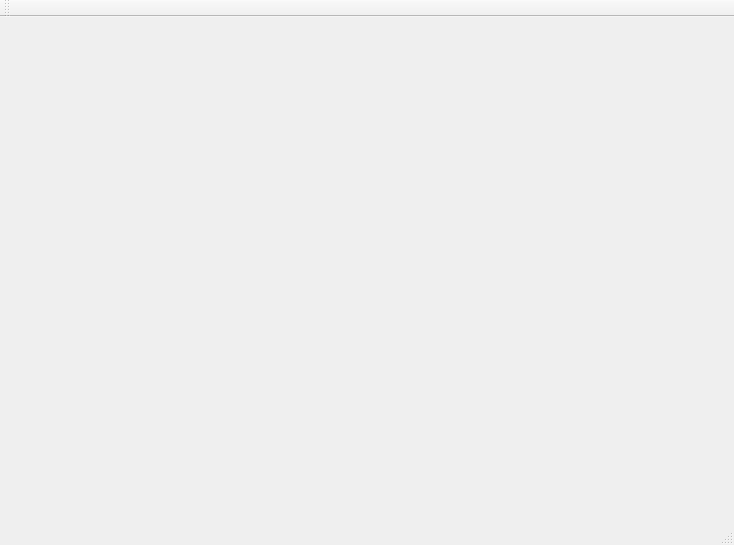
<?xml version="1.0" encoding="UTF-8"?>
<ui version="4.0">
 <class>MainWindow</class>
 <widget class="QMainWindow" name="MainWindow">
  <property name="geometry">
   <rect>
    <x>0</x>
    <y>0</y>
    <width>734</width>
    <height>545</height>
   </rect>
  </property>
  <property name="windowTitle">
   <string>MainWindow</string>
  </property>
  <widget class="QWidget" name="centralWidget">
   <layout class="QGridLayout" name="gridLayout">
    <item row="0" column="0">
     <widget class="GlWidget" name="widget" native="true">
      <property name="sizePolicy">
       <sizepolicy hsizetype="Expanding" vsizetype="Expanding">
        <horstretch>0</horstretch>
        <verstretch>0</verstretch>
       </sizepolicy>
      </property>
     </widget>
    </item>
   </layout>
  </widget>
  <widget class="QMenuBar" name="menuBar">
   <property name="geometry">
    <rect>
     <x>0</x>
     <y>0</y>
     <width>734</width>
     <height>19</height>
    </rect>
   </property>
  </widget>
  <widget class="QToolBar" name="mainToolBar">
   <attribute name="toolBarArea">
    <enum>TopToolBarArea</enum>
   </attribute>
   <attribute name="toolBarBreak">
    <bool>false</bool>
   </attribute>
  </widget>
  <widget class="QStatusBar" name="statusBar"/>
 </widget>
 <layoutdefault spacing="6" margin="11"/>
 <customwidgets>
  <customwidget>
   <class>GlWidget</class>
   <extends>QWidget</extends>
   <header>glwidget.h</header>
   <container>1</container>
  </customwidget>
 </customwidgets>
 <resources/>
 <connections/>
</ui>
